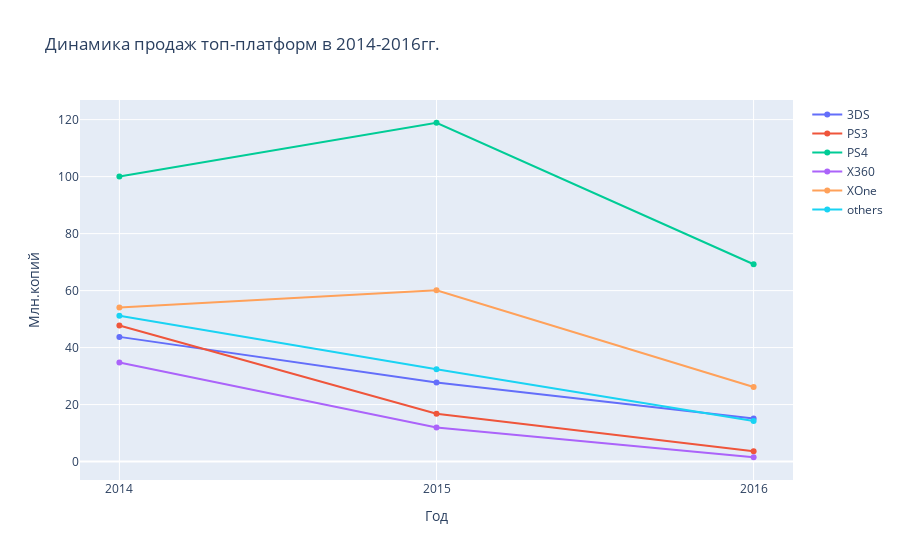

Notebook code for this chart:
### Code cell
#график

fig = go.Figure()

for col in sales_top_annuale.columns[1:]:
    fig.add_trace(go.Scatter(x=sales_top_annuale['year_of_release'], y=sales_top_annuale[col], name=col))

fig.update_layout(
     title_text='Динамика продаж топ-платформ в 2014-2016гг.',
     xaxis_title='Год',
     yaxis_title = 'Млн.копий',
        xaxis = dict(
            dtick = 1
        ))

### Figure 1 — Plotly figure (JSON) as saved in the notebook; plotly's stock layout.template omitted (floating-point values rounded to 4 significant figures)
{"data": [{"name": "3DS", "type": "scatter", "x": [2014, 2015, 2016], "y": [43.76, 27.78, 15.14]}, {"name": "PS3", "type": "scatter", "x": [2014, 2015, 2016], "y": [47.76, 16.82, 3.6]}, {"name": "PS4", "type": "scatter", "x": [2014, 2015, 2016], "y": [100.0, 118.9, 69.25]}, {"name": "X360", "type": "scatter", "x": [2014, 2015, 2016], "y": [34.74, 11.96, 1.52]}, {"name": "XOne", "type": "scatter", "x": [2014, 2015, 2016], "y": [54.07, 60.14, 26.15]}, {"name": "others", "type": "scatter", "x": [2014, 2015, 2016], "y": [51.2, 32.38, 14.28]}], "layout": {"title": {"text": "Динамика продаж топ-платформ в 2014-2016гг."}, "xaxis": {"dtick": 1, "title": {"text": "Год"}}, "yaxis": {"title": {"text": "Млн.копий"}}}}
